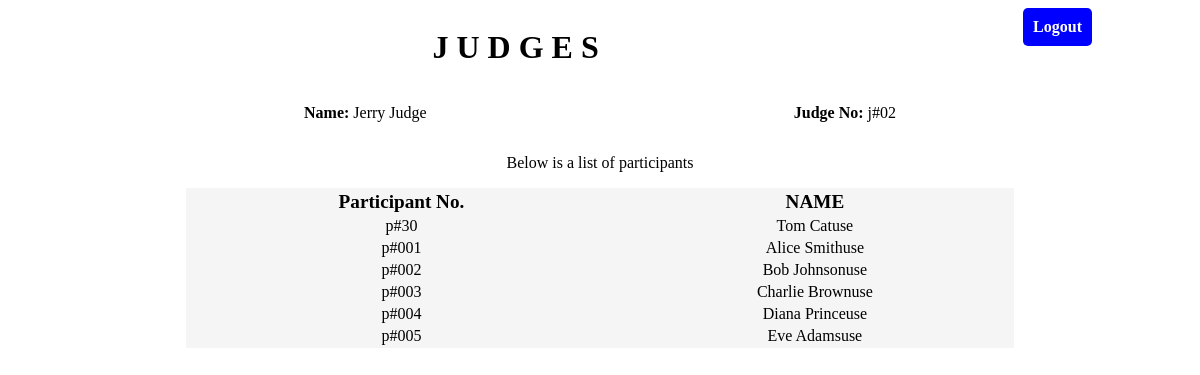
Page /judges/index.php (signed in) on the committed database.
### tables this page shows
CREATE TABLE `participants` (
  `id` int(10) NOT NULL,
  `name` varchar(255) NOT NULL,
  `email` varchar(255) NOT NULL,
  `participant_no` varchar(10) NOT NULL
);

### judges/index.php (the view, shortened to what this page needs)
<?php
require_once '../database/db.php';
$sql =  'select * from participants';
$participants = $conn->query($sql);
?>
<!DOCTYPE html>
<html lang="en">
<head>
    <link rel="stylesheet" href="../style.css">
</head>
<body>
    <header class="flex">
      <h1 class="text-center" style="width: 100%;">J U D G E S</h1>
      <div  onclick="logout()" class="button" style="margin-right: 100px; height:fit-content">Logout</div>
    </header>
    <main>
        <div style="margin: auto">
          <div class="flex m-auto " style="width: 50%;justify-content:space-between;">
            <p> <span style="font-weight: bold;">Name:</span>
            <?php echo $_SESSION['name']?>
          </p>
            <p><span style="font-weight: bold;">Judge No:</span>
            <?php echo $_SESSION['judge_no']?>
          </p>
          </div>
          <p class="text-center">Below is a list of participants</p>
          <table style="width: 70%; background-color: whitesmoke; margin: auto">
            <thead style="border-bottom: 1px solid green; font-size: larger">
              <tr>
                <th>Participant No.</th>
                <th>NAME</th>
              </tr>
            </thead>
            <tbody>
              <?php
            while ($participant = $participants->fetch_assoc()) {
              echo '<tr class="row" onclick="selected('.$participant['id'].')">
                <td class="text-center">' . $participant['participant_no'] . '</td>
                <td class="text-center">' . $participant['name'] . 'use</td>
              </tr>';
            }
            ?>
            </tbody>
          </table>
        </div>
    </main>
</body>
</html>

### style.css (style rules this page uses)
.text-center { text-align: center; }
.flex { display: flex; }
.button { background-color: blue; width: fit-content; padding: 10px; border-radius: 5px; cursor: pointer; color: white; font-weight: bold; }
.m-auto { margin: auto; }
.row { padding-top: 10px; padding-bottom: 10px; }

### rows in the picture
participants: participant_no "p#30", name "Tom Cat"
participants: participant_no "p#001", name "Alice Smith"
participants: participant_no "p#002", name "Bob Johnson"
participants: participant_no "p#003", name "Charlie Brown"
participants: participant_no "p#004", name "Diana Prince"
participants: participant_no "p#005", name "Eve Adams"

### other values in the picture
$_SESSION['name'] "Jerry Judge"
$_SESSION['judge_no'] "j#02"
